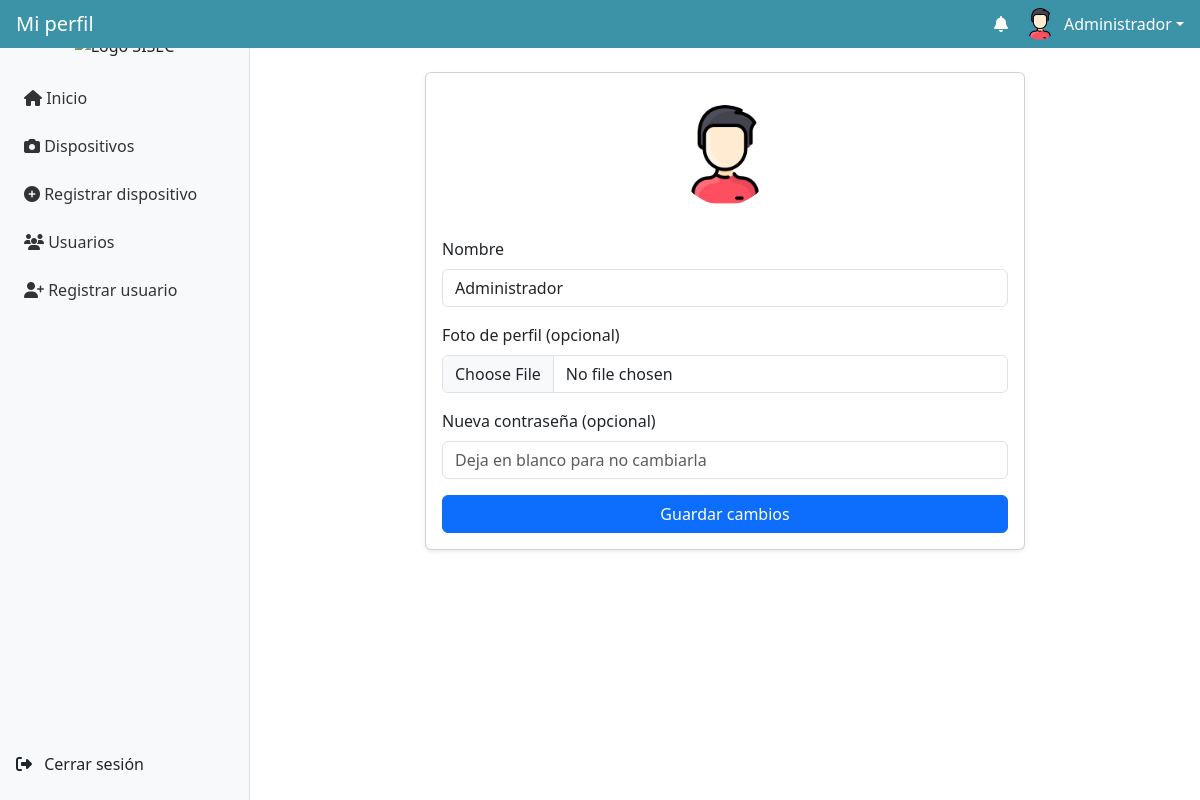
Page /views/usuarios/perfil.php (signed in) on the committed database.
### tables this page shows
CREATE TABLE `usuarios` (
  `id` int(11) NOT NULL,
  `nombre` varchar(100) NOT NULL,
  `clave` varchar(255) DEFAULT NULL,
  `rol` varchar(50) NOT NULL,
  `foto` varchar(255) DEFAULT NULL
);

### views/usuarios/perfil.php (the view, shortened to what this page needs)
<?php
require_once __DIR__ . '/../../includes/db.php';
$usuarioId = $_SESSION['usuario_id'];
$stmt = $conn->prepare("SELECT nombre, rol, foto FROM usuarios WHERE id = ?");
$stmt->bind_param("i", $usuarioId);
$stmt->execute();
$result = $stmt->get_result();
$usuario = $result->fetch_assoc();
?>
<div class="card mx-auto shadow-sm" style="max-width: 600px;">
  <div class="card-body">
    <form action="actualizar_perfil.php" method="POST" enctype="multipart/form-data">
      <div class="text-center mb-3">
        <img src="/sisec-ui/uploads/usuarios/<?= htmlspecialchars($usuario['foto']) ?>"
          alt="Foto de perfil"
          class="rounded-circle mb-3"
          style="width: 100px; height: 100px; object-fit: cover;">
      </div>
      <div class="mb-3">
        <label class="form-label">Nombre</label>
        <input type="text" name="nombre" class="form-control" value="<?= htmlspecialchars($usuario['nombre']) ?>" required>
      </div>
      <div class="mb-3">
        <label class="form-label">Foto de perfil (opcional)</label>
        <input type="file" name="foto" class="form-control">
      </div>
      <div class="mb-3">
        <label class="form-label">Nueva contraseña (opcional)</label>
        <input type="password" name="password" class="form-control" placeholder="Deja en blanco para no cambiarla">
      </div>
      <div class="d-grid">
        <button type="submit" class="btn btn-primary">Guardar cambios</button>
      </div>
    </form>
  </div>
</div>
<?php
include __DIR__ . '/../../layout.php';
?>

### layout.php (style rules this page uses)
body { overflow-x: hidden; }

### rows in the picture
usuarios: foto (picture), nombre "Administrador"

### other values in the picture
$pageHeader "Mi perfil"
$_SESSION['nombre'] "Administrador"
